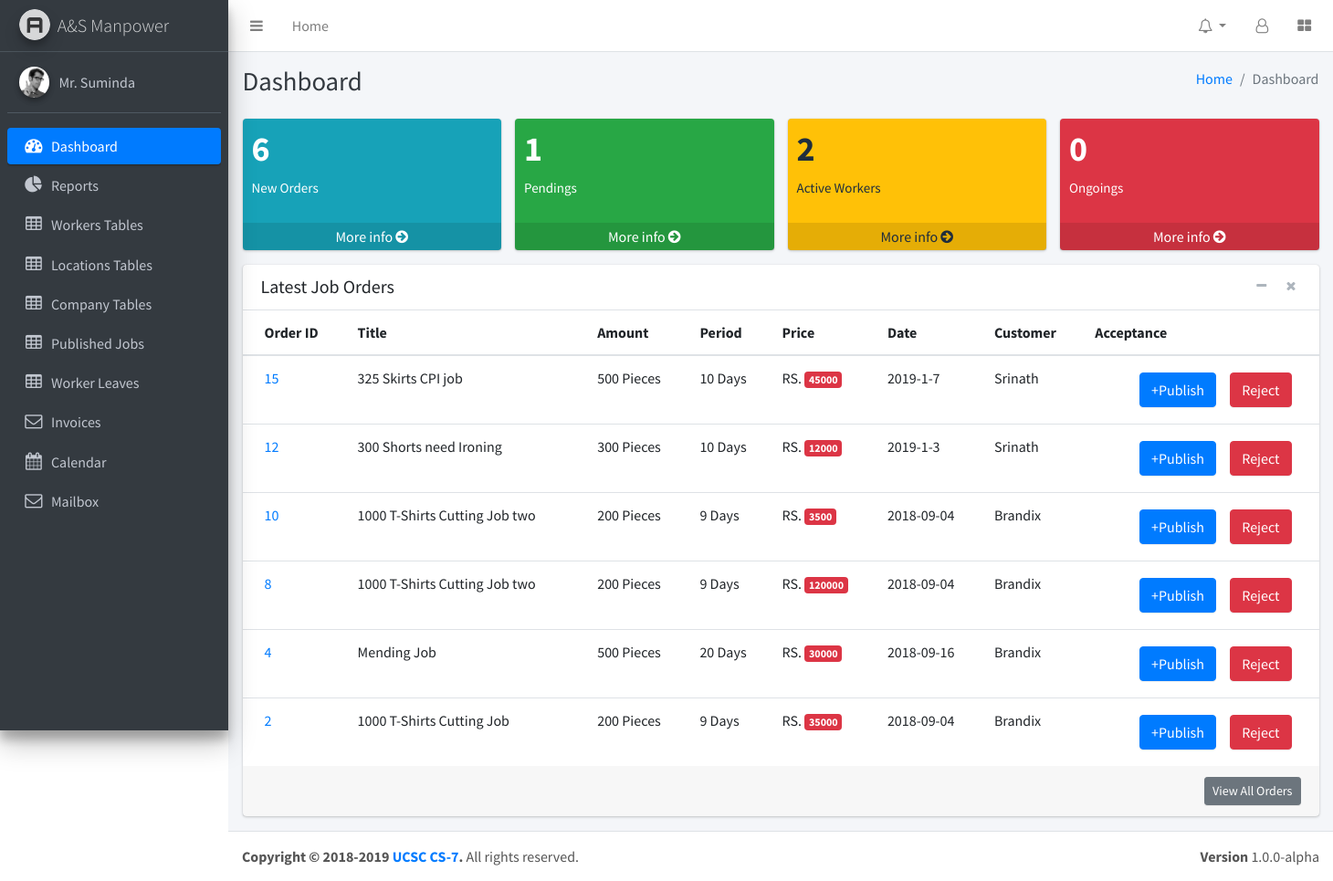
The page /pages/supplier.php on the database its author committed.
### tables this page shows
CREATE TABLE `company_job` (
  `jobID` int(11) NOT NULL,
  `jobTitle` varchar(45) DEFAULT NULL,
  `jobType` varchar(45) DEFAULT NULL,
  `jobAmount` varchar(45) DEFAULT NULL,
  `jobPeriod` varchar(45) DEFAULT NULL,
  `jobPrice` int(45) DEFAULT NULL,
  `jobDate` varchar(45) DEFAULT NULL,
  `jobStatus` varchar(45) DEFAULT NULL,
  `comID` varchar(10) NOT NULL,
  `supID` varchar(45) NOT NULL
);

CREATE TABLE `company` (
  `comID` varchar(10) NOT NULL,
  `comName` varchar(45) DEFAULT NULL,
  `comPhone` varchar(45) DEFAULT NULL,
  `comAddress` varchar(200) DEFAULT NULL,
  `comEmail` varchar(45) DEFAULT NULL
);

### pages/query_boxes/company_job_accept.php (the view, shortened to what this page needs)
<?php
    $queryJob="SELECT * FROM company_job,company WHERE company_job.jobStatus='offline' AND company_job.comID=company.comID ORDER BY jobID DESC LIMIT 10";
    $resultJob=mysqli_query($conn,$queryJob);
    if(mysqli_num_rows($resultJob)>0){
        while($rowJob=mysqli_fetch_assoc($resultJob)){
            echo "<tr>
                      <td><a href='others/examples/invoice.html'>".$rowJob['jobID']."</a></td>
                      <td>".$rowJob['jobTitle']."</td>
                      <td>".$rowJob['jobAmount']." Pieces</td>
                      <td>".$rowJob['jobPeriod']." Days</td>
                      <td>RS. <span class='badge badge-danger'>".$rowJob['jobPrice']."</span></td>
                      <td>".$rowJob['jobDate']."</td>
                      <td>".$rowJob['comName']."</td>
                      <td style='text-align:right'>
                        <button style='margin:6px'  class='btn btn-primary' data-target='#".$rowJob['jobID']."' data-toggle='modal'>+Publish</button>
                        <button style='margin:6px' class='btn btn-danger' data-target='#reject".$rowJob['jobID']."' data-toggle='modal'>Reject</button>
                        </td>
                    </tr>";
        }
    }
?>

### pages/supplier.php (shortened to what this page needs)
<!DOCTYPE html>
<html>
<head>
  <link rel="stylesheet" href="../plugins/font-awesome/css/font-awesome.min.css">
  <link rel="stylesheet" href="https://code.ionicframework.com/ionicons/2.0.1/css/ionicons.min.css">
  <link rel="stylesheet" href="../dist/admin/dist/css/adminlte.min.css">
  <link rel="stylesheet" href="../plugins/iCheck/flat/blue.css">
  <link rel="stylesheet" href="../plugins/morris/morris.css">
  <link rel="stylesheet" href="../plugins/jvectormap/jquery-jvectormap-1.2.2.css">
  <link rel="stylesheet" href="../plugins/datepicker/datepicker3.css">
  <link rel="stylesheet" href="../plugins/daterangepicker/daterangepicker-bs3.css">
  <link rel="stylesheet" href="../plugins/bootstrap-wysihtml5/bootstrap3-wysihtml5.min.css">
</head>
<body class="hold-transition sidebar-mini">
    <div class="wrapper">
      <nav class="main-header navbar navbar-expand bg-white navbar-light border-bottom">
        <ul class="navbar-nav">
          <li class="nav-item">
            <a class="nav-link" data-widget="pushmenu" href="#"><i class="fa fa-bars"></i></a>
          </li>
          <li class="nav-item d-none d-sm-inline-block">
            <a href="index3.html" class="nav-link">Home</a>
          </li>
        </ul>
    <ul class="navbar-nav ml-auto">
        <li class="nav-item dropdown">
            <a class="nav-link dropdown-toggle" data-toggle="dropdown" href="#">
                <i class="fa fa-bell-o"></i>
            </a>
        </li>
      <li class="nav-item dropdown">
        <a class="nav-link" data-toggle="dropdown" href="#">
          <i class="fa fa-user-o"></i>
        </a>
      </li>
      <li class="nav-item">
        <a class="nav-link" data-widget="control-sidebar" data-slide="true" href="#"><i class="fa fa-th-large"></i></a>
      </li>
    </ul>
  </nav>
  <aside class="main-sidebar sidebar-dark-primary elevation-4">
    <a href="#" class="brand-link">
      <img src="../dist/admin/dist/img/AdminLTELogo.png" alt="AdminLTE Logo" class="brand-image img-circle elevation-3"
           style="opacity: .8">
      <span class="brand-text font-weight-light">A&S Manpower</span>
    </a>
    <div class="sidebar">
      <div class="user-panel mt-3 pb-3 mb-3 d-flex">
        <div class="image">
          <img src="../dist/admin/dist/img/user2-160x160.jpg" class="img-circle elevation-2" alt="User Image">
        </div>
        <div class="info">
          <a href="#" class="d-block">Mr. Suminda</a>
        </div>
      </div>
      <nav class="mt-2">
        <ul class="nav nav-pills nav-sidebar flex-column" data-widget="treeview" role="menu" data-accordion="false">
          <li class="nav-item has-treeview menu-open">
            <a href="./index.php" class="nav-link active">
              <i class="nav-icon fa fa-dashboard"></i>
              <p>
                Dashboard
              </p>
            </a>
          </li>
          <li class="nav-item has-treeview">
            <a href="others/charts/chartjs.php" class="nav-link">
              <i class="nav-icon fa fa-pie-chart"></i>
              <p>
                Reports
              </p>
            </a>
          </li>
          <li class="nav-item has-treeview">
            <a href="others/tables/data.php" class="nav-link">
              <i class="nav-icon fa fa-table"></i>
              <p>
                Workers Tables
              </p>
            </a>
          </li>
            <li class="nav-item has-treeview">
            <a href="others/tables/dataLoc.php" class="nav-link">
              <i class="nav-icon fa fa-table"></i>
              <p>
                Locations Tables
              </p>
            </a>
          </li>
            <li class="nav-item has-treeview">
            <a href="others/tables/dataJobP.php" class="nav-link">
              <i class="nav-icon fa fa-table"></i>
              <p>
                Company Tables
              </p>
            </a>
          </li>
            <li class="nav-item has-treeview">
            <a href="others/tables/dataJobS.php" class="nav-link">
              <i class="nav-icon fa fa-table"></i>
              <p>
                Published Jobs
              </p>
            </a>
          </li>
            <li class="nav-item has-treeview">
            <a href="others/tables/dataLeaves.php" class="nav-link">
              <i class="nav-icon fa fa-table"></i>
              <p>
                Worker Leaves
              </p>
            </a>
          </li>
		  <li class="nav-item has-treeview">
            <a href="others/tables/dataInvoice.php" class="nav-link">
              <i class="nav-icon fa fa-envelope-o"></i>
              <p>
                Invoices
              </p>
            </a>
          </li>
          <li class="nav-item">
            <a href="#" class="nav-link">
              <i class="nav-icon fa fa-calendar"></i>
              <p>
                Calendar
              </p>
            </a>
          </li>
          <li class="nav-item has-treeview">
            <a href="#" class="nav-link">
              <i class="nav-icon fa fa-envelope-o"></i>
              <p>
                Mailbox
              </p>
            </a>
          </li>
        </ul>
      </nav>
    </div>
  </aside>
  <div class="content-wrapper">
    <div class="content-header">
      <div class="container-fluid">
        <div class="row mb-2">
          <div class="col-sm-6">
            <h1 class="m-0 text-dark">Dashboard</h1>
          </div>
          <div class="col-sm-6">
            <ol class="breadcrumb float-sm-right">
              <li class="breadcrumb-item"><a href="#">Home</a></li>
              <li class="breadcrumb-item active">Dashboard</li>
            </ol>
          </div>
        </div>
      </div>
    </div>
    <section class="content">
      <div class="container-fluid">
        <div class="row">
          <div class="col-lg-3 col-6" onclick="show_div('orders');hide_div('activeW');hide_div('ongoings');change_col_2('orders')">
            <div class="small-box bg-info">
              <div class="inner">
                <h3>
                    <?php
                        require_once '../db_config/config.php';
                        require_once './query_boxes/supplier_view_new_company_jobs_count.php';
                    ?>
                </h3>
                <p>New Orders</p>
              </div>
              <a class="small-box-footer">More info <i class="fa fa-arrow-circle-right"></i></a>
            </div>
          </div>
          <div class="col-lg-3 col-6">
            <div class="small-box bg-success">
              <div class="inner">
                <h3>
                    <?php
                        require_once '../db_config/config.php';
                        require_once './query_boxes/supplier_view_pending_jobs_count.php';
                    ?>
                </h3>
                <p>Pendings</p>
              </div>
              <a href="#" class="small-box-footer">More info <i class="fa fa-arrow-circle-right"></i></a>
            </div>
          </div>
          <div class="col-lg-3 col-6" onclick="hide_div('orders');hide_div('ongoings');show_div('activeW')">
            <div class="small-box bg-warning">
              <div class="inner">
                <h3>
                    <?php
                        require_once '../db_config/config.php';
                        require_once './query_boxes/supplier_view_workers_count.php';
                    ?>
                </h3>
                <p>Active Workers</p>
              </div>
              <a class="small-box-footer">More info <i class="fa fa-arrow-circle-right"></i></a>
            </div>
          </div>
          <div class="col-lg-3 col-6" onclick="change_col('orders');show_div('ongoings')">
            <div class="small-box bg-danger">
              <div class="inner">
                <h3>
                <?php
                    require_once '../db_config/config.php';
                    require_once './query_boxes/supplier_view_ongoing_job_count.php';
                ?>
                </h3>
                <p>Ongoings</p>
              </div>
              <a href="#" class="small-box-footer">More info <i class="fa fa-arrow-circle-right"></i></a>
            </div>
          </div>
        </div>
        <div class="row">
          <section id="orders" class="col-lg-12 connectedSortable">
            <div class="card">
              <div class="card-header border-transparent">
                <h3 class="card-title">Latest Job Orders</h3>
                <div class="card-tools">
                  <button type="button" class="btn btn-tool" data-widget="collapse">
                    <i class="fa fa-minus"></i>
                  </button>
                  <button type="button" class="btn btn-tool" data-widget="remove">
                    <i class="fa fa-times"></i>
                  </button>
                </div>
              </div>
              <div class="card-body p-0">
                <div class="table-responsive">
                  <table class="table m-0">
                    <thead>
                    <tr>
                        <th>Order ID</th>
                        <th>Title</th>
                        <th>Amount</th>
                        <th>Period</th>
                        <th>Price</th>
                        <th>Date</th>
                        <th>Customer</th>
                        <th>Acceptance</th>
                    </tr>
                    </thead>
                    <tbody>
                        <?php
                            require_once('../db_config/config.php');
                            require_once('./query_boxes/company_job_accept.php');
                        ?>
                    </tbody>
                  </table>
                </div>
              </div>
              <div class="card-footer clearfix">
                <a href="javascript:void(0)" class="btn btn-sm btn-secondary float-right">View All Orders</a>
              </div>
            </div>
          </section>
              </div>
            </section>
          </div>
        </div>
  <footer class="main-footer">
    <strong>Copyright &copy; 2018-2019 <a href="http://adminlte.io">UCSC CS-7</a>.</strong>
    All rights reserved.
    <div class="float-right d-none d-sm-inline-block">
      <b>Version</b> 1.0.0-alpha
    </div>
  </footer>
</body>
</html>

### pages/query_boxes/supplier_view_new_company_jobs_count.php
<?php
    $query="SELECT COUNT(jobID) AS jobCount  FROM company_job WHERE jobStatus='offline' ";
    $result=mysqli_query($conn,$query);
    if(mysqli_num_rows($result)>0){
        $row=mysqli_fetch_assoc($result);
        echo $row['jobCount'];
    }
?>

### pages/query_boxes/supplier_view_pending_jobs_count.php
<?php
    $query="SELECT COUNT(jobID) AS jobCount  FROM supplier_job WHERE jobStatus='pending' ";
    $result=mysqli_query($conn,$query);
    if(mysqli_num_rows($result)>0){
        $row=mysqli_fetch_assoc($result);
        echo $row['jobCount'];
    }
?>

### pages/query_boxes/supplier_view_workers_count.php
<?php
    $query="SELECT COUNT(workerID) AS workerCount  FROM worker WHERE workerStatus='offline' ";
    $result=mysqli_query($conn,$query);
    if(mysqli_num_rows($result)>0){
        $row=mysqli_fetch_assoc($result);
        echo $row['workerCount'];
    }
?>

### pages/query_boxes/supplier_view_ongoing_job_count.php
<?php
    $query="SELECT COUNT(jobID) AS jobCount  FROM supplier_job WHERE jobStatus='start' ";
    $result=mysqli_query($conn,$query);
    if(mysqli_num_rows($result)>0){
        $row=mysqli_fetch_assoc($result);
        echo $row['jobCount'];
    }
?>

### rows shown on the page
company_job: jobID "15", jobTitle "325 Skirts CPI job", jobAmount "500", jobPeriod "10", jobPrice "45000", jobDate "2019-1-7", comID.comName "Srinath"
company_job: jobID "12", jobTitle "300 Shorts need Ironing", jobAmount "300", jobPeriod "10", jobPrice "12000", jobDate "2019-1-3", comID.comName "Srinath"
company_job: jobID "10", jobTitle "1000 T-Shirts Cutting Job two", jobAmount "200", jobPeriod "9", jobPrice "3500", jobDate "2018-09-04", comID.comName "Brandix"
company_job: jobID "8", jobTitle "1000 T-Shirts Cutting Job two", jobAmount "200", jobPeriod "9", jobPrice "120000", jobDate "2018-09-04", comID.comName "Brandix"
company_job: jobID "4", jobTitle "Mending Job", jobAmount "500", jobPeriod "20", jobPrice "30000", jobDate "2018-09-16", comID.comName "Brandix"
company_job: jobID "2", jobTitle "1000 T-Shirts Cutting Job", jobAmount "200", jobPeriod "9", jobPrice "35000", jobDate "2018-09-04", comID.comName "Brandix"

### other values the page prints
$row['jobCount'] "6"
$row['jobCount'] "1"
$row['workerCount'] "2"
$row['jobCount'] "0"
